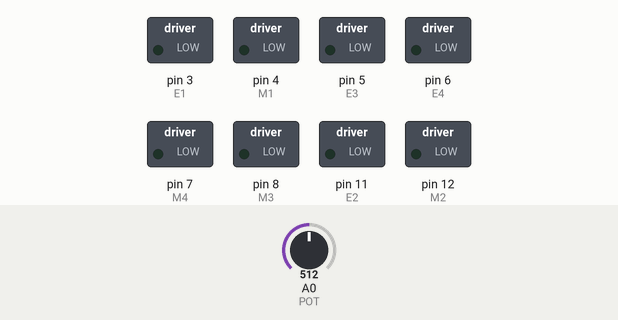
This sketch was run on a simulated Arduino Uno, built with avr-gcc and run on an emulated ATmega328P. Shown: switched loads named in the sketch (green lamp = pin HIGH). Inputs (shaded band) come from the test bench; at power-on: A0 (POT) = 512.

Above: at 1.2 s.
1.3 s: A0 (POT) set to 716
At 1.6 s:
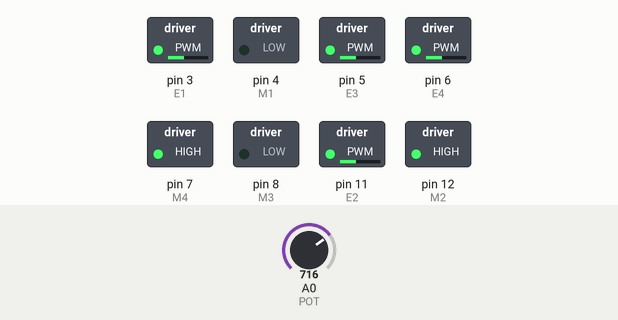
2.8 s: A0 (POT) set to 900
At 3.9 s:
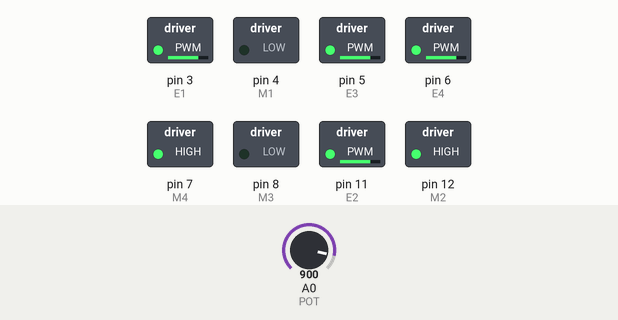
4.3 s: A0 (POT) set to 511
At 5.1 s:
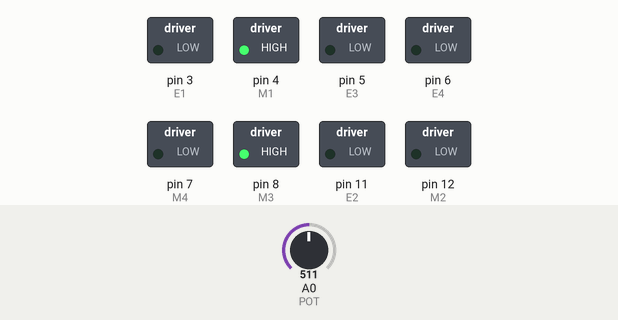
5.8 s: A0 (POT) set to 494
At 6.2 s:
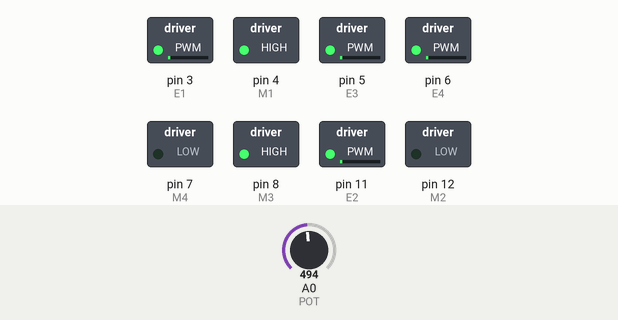
7.3 s: A0 (POT) set to 522
At 8.6 s:
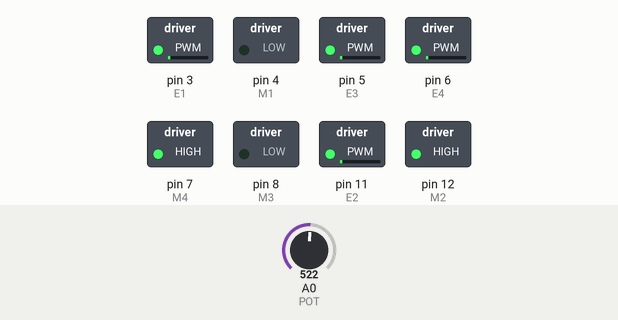
Timing chart, 0 to 9.8 s (numbered marks = the images above; inputs shaded):
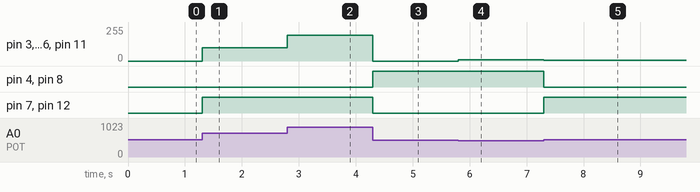

The sketch:

rotation_Moteur.DFrobot.ino
```cpp
const int E1 = 3; //vitesse moteur avant gauche MOTEUR1
const int E2 = 11;//vitesse moteur avant droit MOTEUR2
const int E3 = 5; //vitesse moteur arrière gauche MOTEUR3
const int E4 = 6; //vitesse moteur arrère droit MOTEUR4

const int M1 = 4; // Direction du MOTEUR1 tourne la roue avant droite vers la droite si "HIGH sinon la laisse droite si "LOW
const int M3 = 8; // Direction du MOTEUR3 tourne  la roue arrière droite vers la droite si "HIGHT  sinon la laisse droite si "LOW

const int M2 = 12;// Direction du MOTEUR3 tourne la roue avant gauche vers la gauche si "HIGH" sinon la laisse droite si "LOW
const int M4 = 7; //Direction du MOTEUR4 tourne la roue arrière gauche vers la gauche si "HIGH"  sinon la laisse droite si "LOW

int Speed=100; //permet de régler la vitesse 0=arrété et 255= vitesse max
int POT = 0;
int ValPot = 0;

void setup() {
  // met les broches de 3 à 9 en sortie
for(int i=3;i<9;i++)
    pinMode(i,OUTPUT);
    // met les broches de 11 à 13 en sortie
  for(int i=11;i<13;i++)
    pinMode(i,OUTPUT);
    pinMode(POT,INPUT);

}

void loop() {
  // Lire la valeur du potentiomètre
  ValPot = analogRead(POT);

  //tourner a droite
  if (ValPot >512) {
  Speed = map (ValPot , 512 , 1023 ,0 , 255);
 digitalWrite(M1,LOW);
 analogWrite(E1,Speed);
 digitalWrite(M2,HIGH);
 analogWrite(E2,Speed);
 digitalWrite(M3,LOW);
 analogWrite(E3,Speed);
 digitalWrite(M4,HIGH);
 analogWrite(E4,Speed);

  }

 //Tourner a gauche
 if (ValPot <512)
 {
 Speed = map (ValPot , 512 , 0 , 0 , 255);
 digitalWrite(M1,HIGH);
 analogWrite(E1,Speed);
 digitalWrite(M2,LOW);
 analogWrite(E2,Speed);
 digitalWrite(M3,HIGH);
 analogWrite(E3,Speed);
 digitalWrite(M4,LOW);
 analogWrite(E4,Speed);
 }
}
```

Measured:
- after the input at 1.3 s, pin 3 (E1), pin 5 (E3), pin 6 (E4), pin 11 (E2): 0/255 → 101/255 at once; pin 7 (M4), pin 12 (M2): LOW → HIGH at once
- after the input at 2.8 s, pin 3 (E1), pin 5 (E3), pin 6 (E4), pin 11 (E2): 101/255 → 193/255 at once
- after the input at 4.3 s, pin 3 (E1), pin 5 (E3), pin 6 (E4), pin 11 (E2): 193/255 → 0/255 at once; pin 4 (M1), pin 8 (M3): LOW → HIGH at once; pin 7 (M4), pin 12 (M2): HIGH → LOW at once
- after the input at 5.8 s, pin 3 (E1), pin 5 (E3), pin 6 (E4), pin 11 (E2): 0/255 → 8/255 at once
- after the input at 7.3 s, pin 3 (E1), pin 5 (E3), pin 6 (E4), pin 11 (E2): 8/255 → 4/255 at once; pin 4 (M1), pin 8 (M3): HIGH → LOW at once; pin 7 (M4), pin 12 (M2): LOW → HIGH at once
